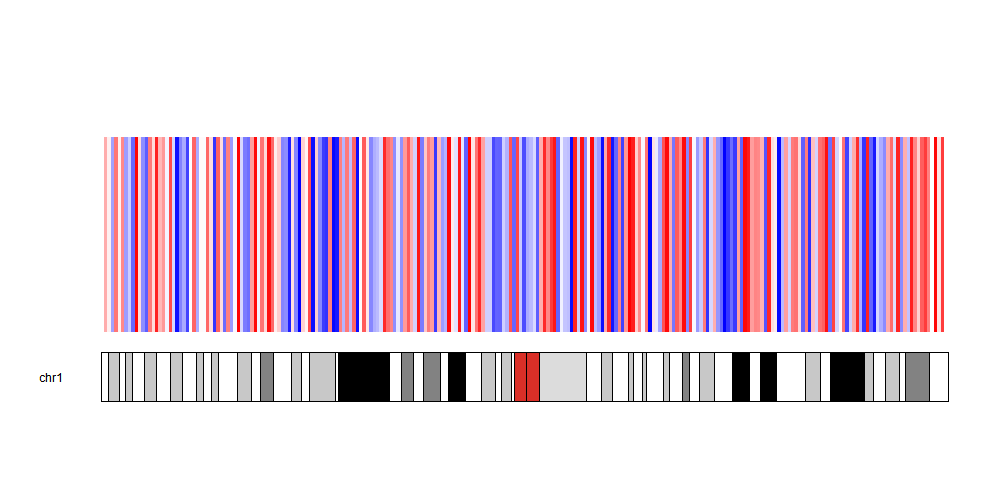

Generate this figure with R:
library(karyoploteR)
set.seed(1234)
#create fake GC cont data
gc.cont <- toGRanges(data.frame("chr1", 1:247*1000000, 1:247*1000000+999999))  #Create the ranges
gc.cont$gc <- runif(247) #Assign random GC values
gc.cont$gc[2:99] <- (gc.cont$gc[1:98] + gc.cont$gc[2:99] + gc.cont$gc[3:100])/3 #smooth them a bit
  
#gc.cont <- toGRanges("your_bed_file.bed")  

#create the plot
png("biostars_488503_1.png", width=1000, height=500)
  kp <- plotKaryotype(genome = "hg19", chromosomes = "chr1")
  kpHeatmap(kp,data=gc.cont, y=gc.cont$gc, col=c("blue", "white", "red"))
dev.off()


#create the plot
png("biostars_488503_2.png", width=1000, height=500)
  kp <- plotKaryotype(genome = "hg19", chromosomes="chr1", main="GC content in Chromosome 1")
 
  kpAddLabels(kp, labels = "Combined", r0=autotrack(1,4), label.margin = 0.04)
  kpAxis(kp, r0=autotrack(1,4), cex=0.8)
  kpBars(kp,data=gc.cont, y0=0.5, y1 = gc.cont$gc, r0=autotrack(1,4), col=colByValue(gc.cont$gc, colors = c("blue", "white", "red")), border=NA)
  
  kpAddLabels(kp, labels = "Heatmap", r0=autotrack(2,4), label.margin = 0.04)
  kpHeatmap(kp,data=gc.cont, y=gc.cont$gc, col=c("blue", "white", "red"),r0=autotrack(2,4))
  
  kpAddLabels(kp, labels = "Bars", r0=autotrack(3,4), label.margin = 0.04)
  kpAxis(kp, r0=autotrack(3,4), cex=0.8)
  kpBars(kp,data=gc.cont, y0=0, y1 = gc.cont$gc, r0=autotrack(3,4), col="blue", border=NA)
  
  kpAddLabels(kp, labels = "Line", r0=autotrack(4,4), label.margin = 0.04)
  kpAxis(kp, r0=autotrack(4,4), cex=0.8)
  kpLines(kp,data=gc.cont, y=gc.cont$gc, r0=autotrack(4,4))
  
dev.off()
